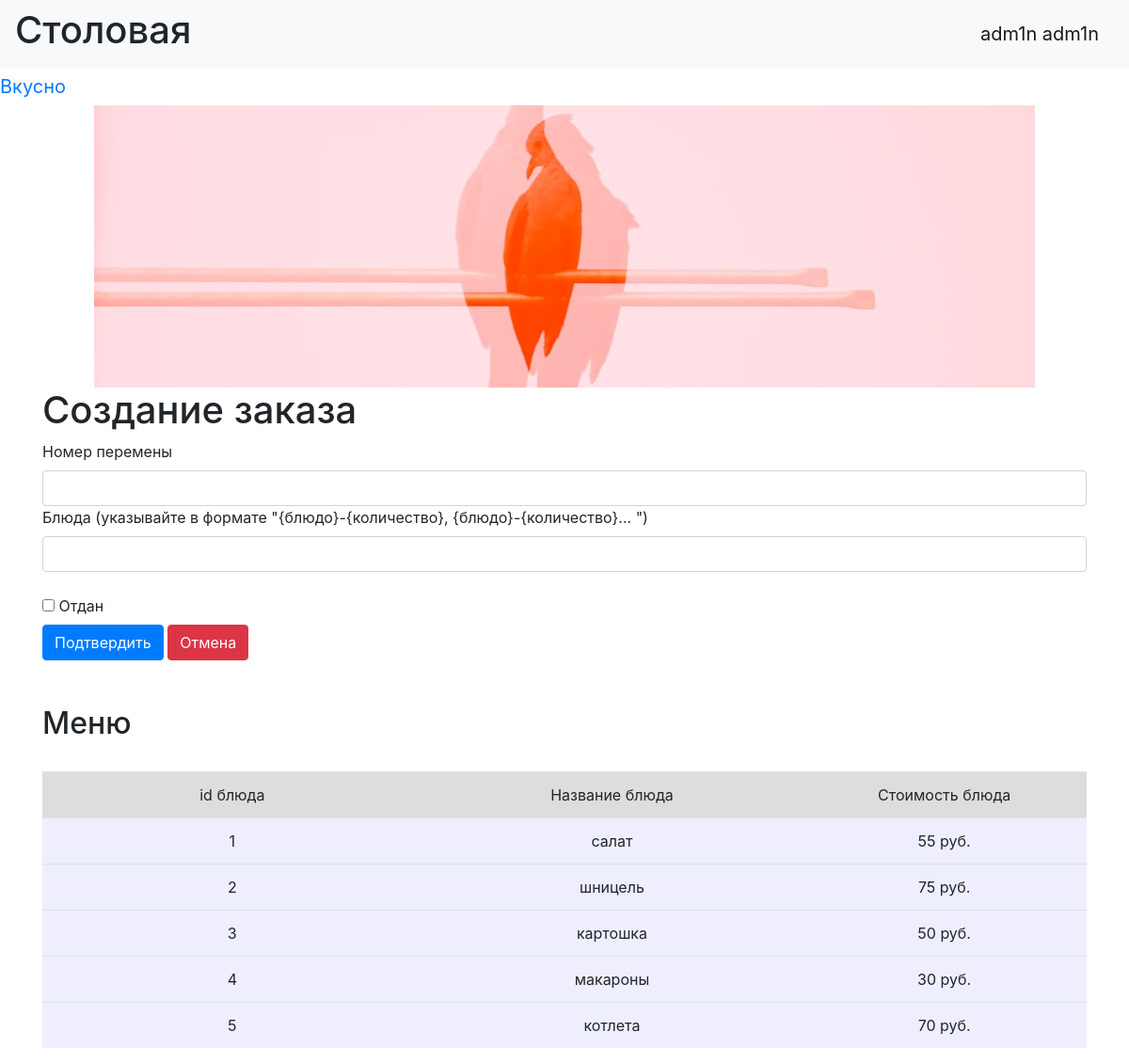
Screenshot of /add_order (signed in) with the database file from the repository.
### data/users.py (models this page shows, shortened)
class User(SqlAlchemyBase, UserMixin, SerializerMixin):
    __tablename__ = 'users'
    id = sqlalchemy.Column(sqlalchemy.Integer, primary_key=True, autoincrement=True)
    name = sqlalchemy.Column(sqlalchemy.String)
    surname = sqlalchemy.Column(sqlalchemy.String)
    grade = sqlalchemy.Column(sqlalchemy.String)
    password = sqlalchemy.Column(sqlalchemy.String)
    admin = sqlalchemy.Column(sqlalchemy.Boolean, nullable=False, default=False)

### tables this page shows
CREATE TABLE menu (id INTEGER PRIMARY KEY AUTOINCREMENT, meal TEXT NOT NULL, cost INTEGER NOT NULL);

### main.py (the view, shortened to what this page needs)
@application.route('/add_order', methods=['GET', 'POST'])
def new_order():
    add_form = NewOrderForm()
    return render_template('new_order.html', title='Создание заказа', form=add_form, meals=menu,)

### forms/new_order.py
class NewOrderForm(FlaskForm):
    person = IntegerField('id')
    meal = StringField('Блюда (указывайте в формате "{блюдо}-{количество}, {блюдо}-{количество}... ")',
                       validators=[DataRequired()])
    pause = IntegerField('Номер перемены', validators=[DataRequired()])
    status = BooleanField('Отдан')
    submit = SubmitField('Подтвердить')

### data/db_session.py (called while the page is built)
def create_session() -> Session:
    global __factory
    return __factory()

### main.py (called while the page is built)
@login_manager.user_loader
def load_user(user_id):
    db_sess = db_session.create_session()
    return db_sess.get(User, user_id)

### templates/new_order.html (shortened to what this page needs)
{% extends "base.html" %}
{%block content %}
<h1>{{ title }}</h1>
<form action="" method="post">
        {{ form.pause.label }} <br>
        {{ form.pause(class="form-control", type="pause") }}
        {{ form.meal.label }} <br>
        {{ form.meal(class="form-control", type="meal") }}
    <br>
    {{ form.status() }} {{ form.status.label }}
    <br>
    {{ form.submit(type="submit", class="btn btn-primary") }}
        <a href="/" type="button" class="btn btn-danger">Отмена</a>
</form>
<br><br>
<h2>Меню</h2>
<br>
<div class="table_container">
    <table class="table">
        <tr class="my_row">
            <td class="title" width="200px" bgcolor="#dddddd" align="center">id блюда</td>
            <td class="title" width="200px" bgcolor="#dddddd" align="center">Название блюда</td>
            <td class="title" width="150px" bgcolor="#dddddd" align="center">Стоимость блюда</td>
        </tr>
        {% for meal in meals %}
        <tr class="my_row">
            <td class="ordinary" bgcolor="#eeeeff" align="center">{{ meal[0] }}</td>
            <td class="ordinary" bgcolor="#eeeeff" align="center">{{ meal[1] }}</td>
            <td class="ordinary" bgcolor="#eeeeff" align="center">{{ meal[2] }} руб.</td>
        </tr>
        {% endfor %}
    </table>
</div>
{% endblock %}

### templates/base.html (shortened to what this page needs)
<!DOCTYPE html>
<html lang="en">
<head>
    <link rel="stylesheet" href="https://stackpath.bootstrapcdn.com/bootstrap/4.4.1/css/bootstrap.min.css"
>
    <link rel="stylesheet" href="../static/css/style.css">
</head>
  <body>
    <header>
      <nav class="navbar navbar-light bg-light">
          <h1>Столовая</h1>
          {% if current_user.is_authenticated %}
            <a class="navbar-brand" href="/logout">{{ current_user.name }} {{ current_user.surname }}</a>
          {% else %}
            <a class="btn btn-primary " href="/register_user">Зарегистрировать ученика</a>
            <a class="btn btn-primary " href="/register_admin">Зарегистрировать админа</a>
            <a class="btn btn-success" href="/login">Войти</a>
          {% endif %}
      </nav>
        <a class="navbar-brand" href="#">Вкусно</a>
    </header>
    <center>
        <img src="../static/img/photo.jpg">
    </center>
    <main role="main" class="container">
        <link rel="stylesheet" href="../static/img/photo.jpg">
        {% block content %}{% endblock %}
    </main>
  </body>
</html>

### rows the page displays
User: name "adm1n", surname "adm1n"
menu: id "1", meal "салат", cost "55"
menu: id "2", meal "шницель", cost "75"
menu: id "3", meal "картошка", cost "50"
menu: id "4", meal "макароны", cost "30"
menu: id "5", meal "котлета", cost "70"

### other values shown
{{ title }} "Создание заказа"
